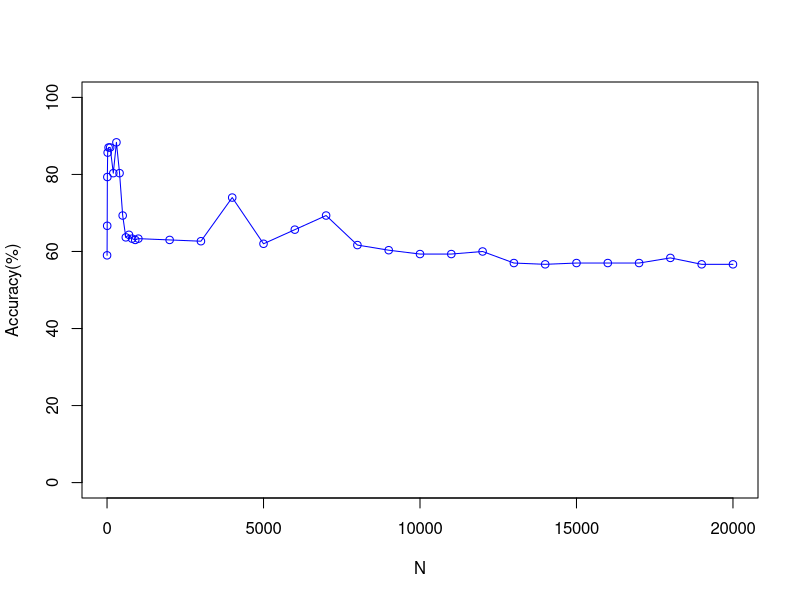

The R script that drew this image:
# Author : G Asish Kumar*/
# Description: Plot that shows the comparison of Accuracy vs No of Top features Selected for 
# 			   S2Noise having K=3 and With Normalisation of the features 

 x <- c(1, 5, 10, 20, 50, 100, 200, 300, 400, 500, 600, 700, 800, 900, 1000, 2000, 3000, 4000, 5000, 6000, 7000, 8000, 9000, 10000, 11000, 12000, 13000, 14000, 15000, 16000, 17000, 18000, 19000, 20000)
 y <- c(59,
66.66666667,
79.33333333,
85.66666667,
87,
87,
80.33333333,
88.33333333,
80.33333333,
69.33333333,
63.66666667,
64.33333333,
63.33333333,
63,
63.33333333,
63,
62.66666667,
74,
62,
65.66666667,
69.33333333,
61.66666667,
60.33333333,
59.33333333,
59.33333333,
60,
57,
56.66666667,
57,
57,
57,
58.33333333,
56.66666667,
56.66666667)
 plot(x, y, type='o', pch=1, col="blue", xlab="N", ylab="Accuracy(%)", ylim=c(0, 100), xlim=c(0,20000))